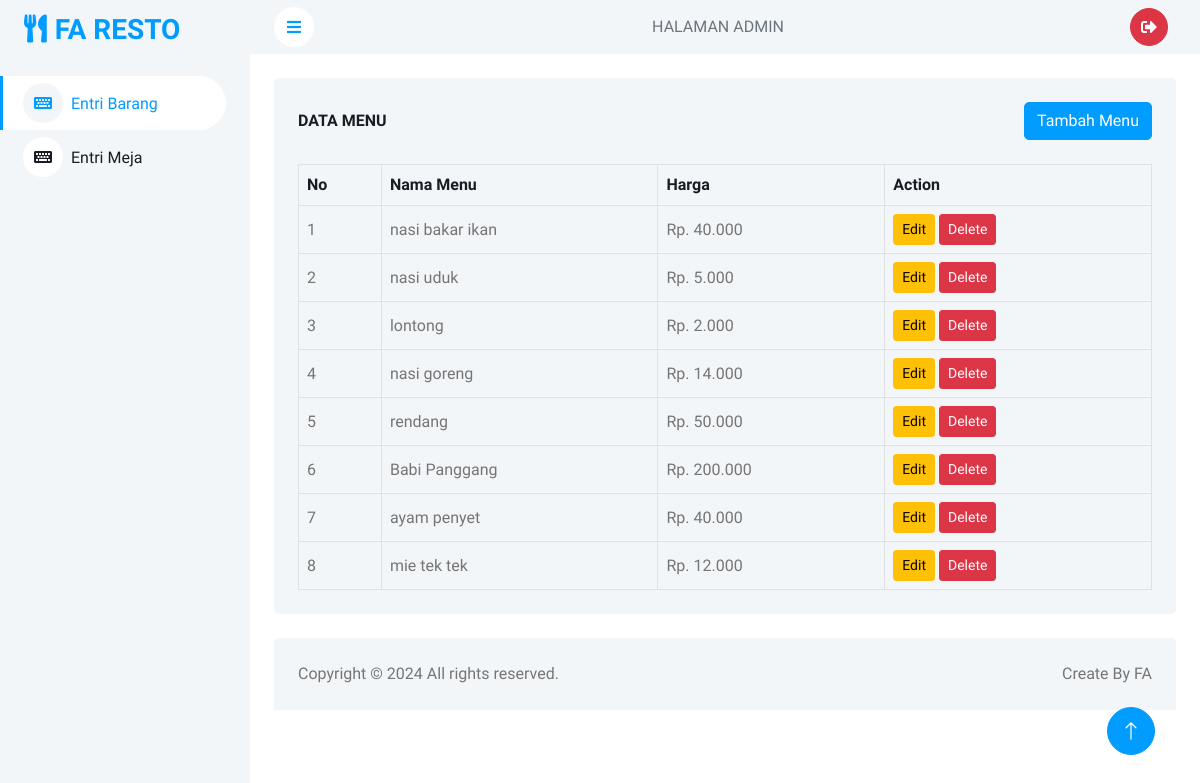
The app's page /admin.php with its own data.
### tables this page shows
CREATE TABLE `menu` (
  `idMenu` int NOT NULL,
  `namaMenu` varchar(255) NOT NULL,
  `harga` int NOT NULL
);

### admin.php (the view, shortened to what this page needs)
<!DOCTYPE html>
<html lang="en">
<head>
    <link href="https://cdnjs.cloudflare.com/ajax/libs/font-awesome/5.10.0/css/all.min.css" rel="stylesheet">
    <link href="https://cdn.jsdelivr.net/npm/bootstrap-icons@1.4.1/font/bootstrap-icons.css" rel="stylesheet">
    <link href="lib/owlcarousel/assets/owl.carousel.min.css" rel="stylesheet">
    <link href="lib/tempusdominus/css/tempusdominus-bootstrap-4.min.css" rel="stylesheet" />
    <link href="css/bootstrap.min.css" rel="stylesheet">
    <link href="css/style.css" rel="stylesheet">
</head>
<body>
    <div class="container-xxl position-relative bg-white d-flex p-0">
        <div class="sidebar pe-4 pb-3">
            <nav class="navbar bg-light navbar-light">
                <a  class="navbar-brand mx-4 mb-3">
                <h3 class="text-primary"><i class="fas fa-utensils me-2"></i>FA RESTO</h3>
                </a>
                <div class="navbar-nav w-100">
                        <a href="admin.php" class="nav-item nav-link active">
                            <i class="fa fa-keyboard me-2"></i>Entri Barang</a>
                        <a href="meja.php" class="nav-item nav-link">
                            <i class="fa fa-keyboard me-2"></i>Entri Meja</a>
                </div>
            </nav>
        </div>
        <div class="content">
            <nav class="navbar navbar-expand bg-light navbar-light sticky-top px-4 py-0">
    <a href="#" class="sidebar-toggler flex-shrink-0">
        <i class="fa fa-bars"></i>
    </a>
    <span class="d-none d-lg-inline-flex ms-auto text-secondary">HALAMAN ADMIN</span>
    <div class="navbar-nav align-items-center ms-auto">
        <div class="nav-item dropdown">
            <a href="#" data-bs-toggle="dropdown">
                <div class="m-1">
                    <button type="button" class="btn btn-square btn-danger m-1">
                         <i class="fas fa-sign-out-alt"></i>
                    </button>
                </div>
            </a>
        </div>
    </div>
</nav>
            <div class="container-fluid pt-4 px-4">
    <div class="bg-light text-center rounded p-4">
        <div class="d-flex align-items-center justify-content-between mb-4">
            <h6 class="mb-0">DATA MENU</h6>
            <a href="buatMenu.php" class="btn btn-primary">Tambah Menu</a>
        </div>
        <div class="table-responsive">
            <table class="table text-start align-middle table-bordered table-hover mb-0">
                <thead>
                    <tr class="text-dark">
                        <th scope="col">No</th>
                        <th scope="col">Nama Menu</th>
                        <th scope="col">Harga</th>
                        <th scope="col">Action</th>
                    </tr>
                </thead>
                <tbody>
                    <?php
                    include 'koneksi.php';
                    $query = "SELECT * FROM menu";
                    $result = $koneksi->query($query);
                    if ($result && $result->num_rows > 0) {
                        $no = 1;
                        while ($row = $result->fetch_assoc()) {
                    ?>
                            <tr>
                                <td><?php echo $no++; ?></td>
                                <td><?php echo $row['namaMenu']; ?></td>
                                <td>Rp. <?php echo number_format($row['harga'], 0, ',', '.'); ?></td>
                                <td>
                                <button type="button" class="btn btn-warning btn-sm edit-btn" onclick="window.location.href='editMenu.php?idMenu=<?php echo $row['idMenu']; ?>'" data-id="<?php echo $row['idMenu']; ?>" data-nama="<?php echo $row['namaMenu']; ?>" data-harga="<?php echo $row['harga']; ?>">Edit</button>
                                    <button type="button" class="btn btn-danger btn-sm" data-bs-toggle="modal" data-bs-target="#hapusModal<?php echo $row['idMenu']; ?>">Delete</button>
                                </td>
                            </tr>
                    <?php
                        }
                    } else {
                        echo "<tr><td colspan='4'>Tidak ada data yang tersedia</td></tr>";
                    }
                    ?>
                </tbody>
            </table>
        </div>
    </div>
</div>
           <div class="container-fluid pt-4 px-4">
                <div class="bg-light rounded-top p-4">
                    <div class="row">
                        <div class="col-12 col-sm-6 text-center text-sm-start">
                            Copyright © 2024 All rights reserved.
                        </div>
                        <div class="col-12 col-sm-6 text-center text-sm-end">
                            Create By FA
                        </div>
                    </div>
                </div>
            </div>
        </div>
        <a href="#" class="btn btn-lg btn-primary btn-lg-square back-to-top"><i class="bi bi-arrow-up"></i></a>
    </div>
</body>
</html>
</body>
</html>

### css/style.css (style rules this page uses)
:root { --primary: #009CFF; --light: #F3F6F9; --dark: #191C24; }
.back-to-top { position: fixed; display: none; right: 45px; bottom: 45px; z-index: 99; }
.btn { transition: .5s; }
.btn.btn-primary { color: #FFFFFF; }
.btn-square { width: 38px; height: 38px; }
.btn-lg-square { width: 48px; height: 48px; }
.btn-square, .btn-sm-square, .btn-lg-square { padding: 0; display: inline-flex; align-items: center; justify-content: center; font-weight: normal; border-radius: 50px; }
.sidebar { position: fixed; top: 0; left: 0; bottom: 0; width: 250px; height: 100vh; overflow-y: auto; background: var(--light); transition: 0.5s; z-index: 999; }
.content { margin-left: 250px; min-height: 100vh; background: #FFFFFF; transition: 0.5s; }
@media (min-width: 992px) { .sidebar { margin-left: 0; } }
@media (min-width: 992px) { .content { width: calc(100% - 250px); } }
.sidebar .navbar .navbar-nav .nav-link { padding: 7px 20px; color: var(--dark); font-weight: 500; border-left: 3px solid var(--light); border-radius: 0 30px 30px 0; outline: none; }
.sidebar .navbar .navbar-nav .nav-link:hover, .sidebar .navbar .navbar-nav .nav-link.active { color: var(--primary); background: #FFFFFF; border-color: var(--primary); }
.sidebar .navbar .navbar-nav .nav-link i { width: 40px; height: 40px; display: inline-flex; align-items: center; justify-content: center; background: #FFFFFF; border-radius: 40px; }
.sidebar .navbar .navbar-nav .nav-link:hover i, .sidebar .navbar .navbar-nav .nav-link.active i { background: var(--light); }
.content .navbar .sidebar-toggler, .content .navbar .navbar-nav .nav-link i { width: 40px; height: 40px; display: inline-flex; align-items: center; justify-content: center; background: #FFFFFF; border-radius: 40px; }

### records on screen
menu: namaMenu "nasi bakar ikan", harga "40.000"
menu: namaMenu "nasi uduk", harga "5.000"
menu: namaMenu "lontong", harga "2.000"
menu: namaMenu "nasi goreng", harga "14.000"
menu: namaMenu "rendang", harga "50.000"
menu: namaMenu "Babi Panggang", harga "200.000"
menu: namaMenu "ayam penyet", harga "40.000"
menu: namaMenu "mie tek tek", harga "12.000"
